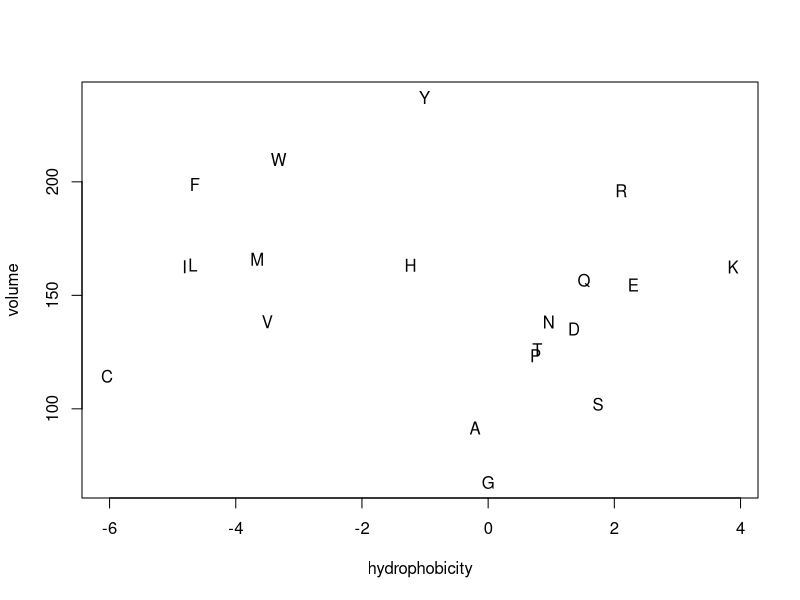

Recreate this plot in R.
## ---- chunk 1

library() #shows all packages

search() #see which ones are loaded

?vignette #? is to get help

#install seqinr
install.packages("seqinr",repos="https://cran.rstudio.com/")  

library(seqinr) #load package seqinr
ls("package:seqinr") #all functions
?seqinr::a 
seqinr::a("Tyr") #converts AA codon into 1 letter

?seqinr::words #get all possible combo of words from given alphabet
seqinr::words(3, c("A", "G", "C", "U"))

## ---- chunk 2

#get avalible data & load it
data(package="seqinr")
data(aaindex, package="seqinr")

#we get 2 indices from the data
aaindex$FASG890101 
aaindex$PONJ960101

#and then plot it & add labels/text to the plot
#function 'text' did not work at first, had to modify
#showed error of 'a' not being a function
plot(aaindex$FASG890101$I,
     aaindex$PONJ960101$I,
     xlab="hydrophobicity", ylab="volume", type="n")
text(aaindex$FASG890101$I,
     aaindex$PONJ960101$I,
     labels=seqinr::a(names(aaindex$FASG890101$I)))

#to check if the package is installed (only install if it's not there)
if (! requireNamespace("seqinr", quietly=TRUE)) {
  install.packages("seqinr")
}
